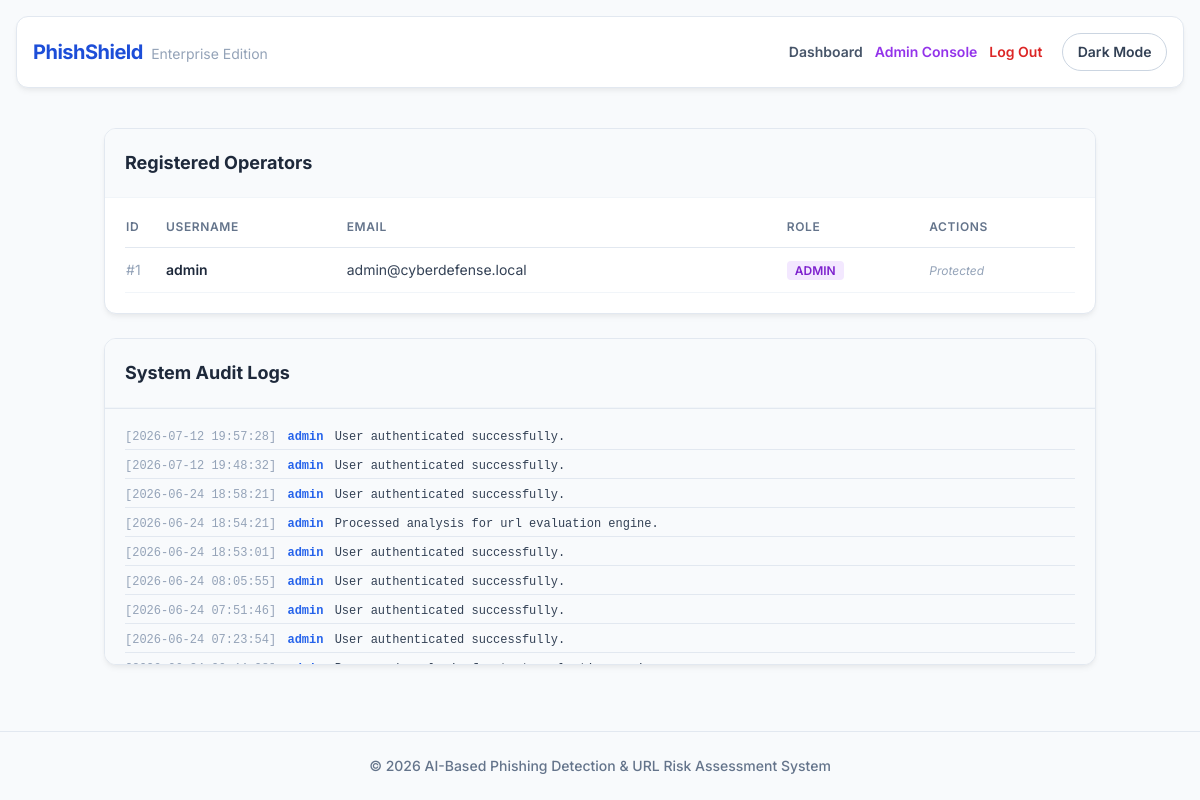
Page /admin (signed in) on the earlier database version.
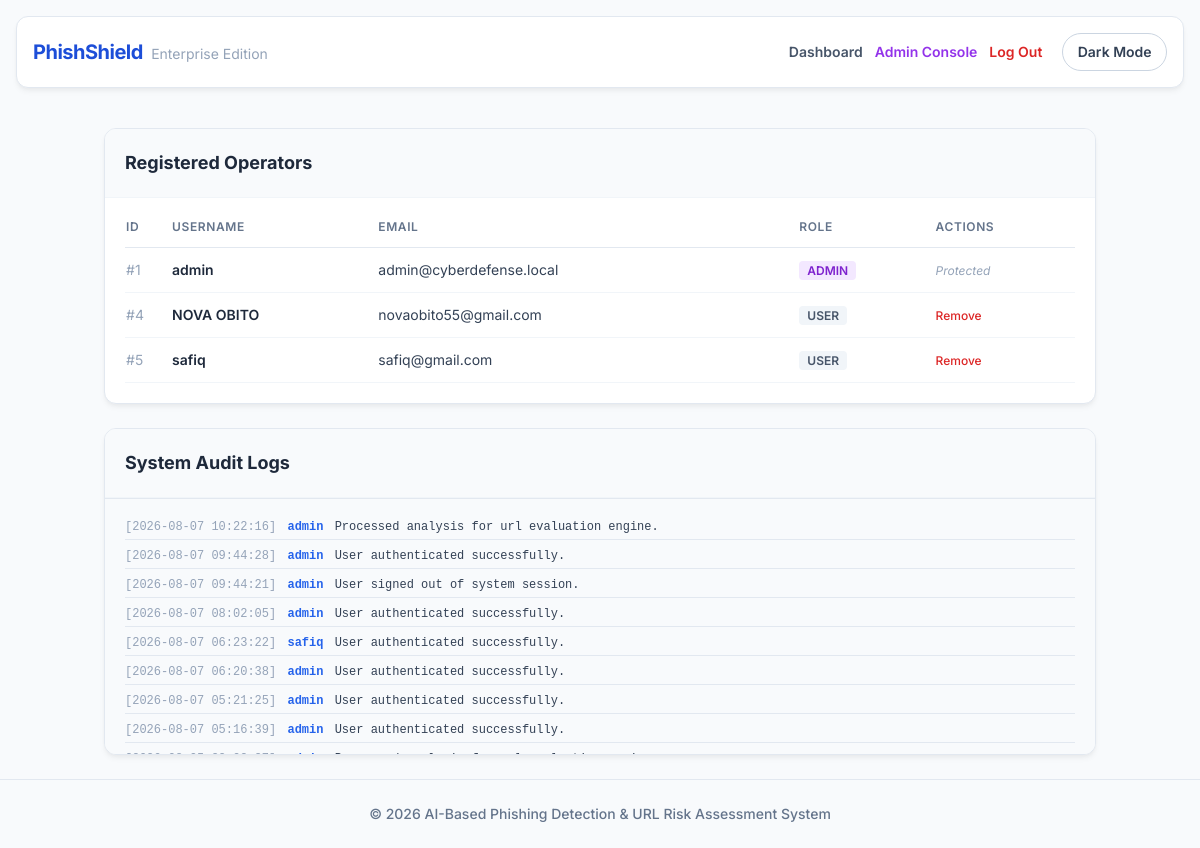
Same page on the later database version.
### tables this page shows
CREATE TABLE users (
            id INTEGER PRIMARY KEY AUTOINCREMENT,
            username TEXT UNIQUE NOT NULL,
            email TEXT UNIQUE NOT NULL,
            password TEXT NOT NULL,
            role TEXT DEFAULT 'user'
        );

CREATE TABLE logs (
            id INTEGER PRIMARY KEY AUTOINCREMENT,
            user_id INTEGER,
            action TEXT,
            timestamp DATETIME DEFAULT CURRENT_TIMESTAMP
        );

### app.py (the view)
@app.route('/admin')
def admin_panel():
    if 'role' not in session or session['role'] != 'admin':
        return "Access Violation. Privileged personnel authorization vector required.", 403
    conn = sqlite3.connect(DB_PATH)
    c = conn.cursor()
    c.execute("SELECT id, username, email, role FROM users")
    all_users = c.fetchall()
    c.execute('''
        SELECT logs.id, users.username, logs.action, logs.timestamp
        FROM logs LEFT JOIN users ON logs.user_id = users.id
        ORDER BY logs.timestamp DESC LIMIT 50
    ''')
    system_logs = c.fetchall()
    conn.close()
    return render_template('admin.html', users=all_users, logs=system_logs)

### templates/admin.html
{% extends 'layout.html' %}
{% block content %}
<div class="space-y-6">
    <div class="card p-0 overflow-hidden">
        <div class="p-5 border-b border-slate-100 bg-slate-50">
            <h2 class="text-lg font-bold text-slate-800">Registered Operators</h2>
        </div>
        <div class="p-5">
            <table class="w-full text-left text-sm">
                <thead>
                    <tr class="text-slate-500 uppercase text-xs tracking-wider border-b border-slate-200">
                        <th class="pb-3 font-semibold">ID</th>
                        <th class="pb-3 font-semibold">Username</th>
                        <th class="pb-3 font-semibold">Email</th>
                        <th class="pb-3 font-semibold">Role</th>
                        <th class="pb-3 font-semibold">Actions</th>
                    </tr>
                </thead>
                <tbody class="text-slate-700">
                    {% for user in users %}
                    <tr class="border-b border-slate-100">
                        <td class="py-3 text-slate-400">#{{ user[0] }}</td>
                        <td class="py-3 font-semibold text-slate-800">{{ user[1] }}</td>
                        <td class="py-3">{{ user[2] }}</td>
                        <td class="py-3">
                            <span class="px-2 py-0.5 rounded text-xs font-semibold {% if user[3] == 'admin' %}bg-purple-100 text-purple-700{% else %}bg-slate-100 text-slate-600{% endif %}">
                                {{ user[3] | upper }}
                            </span>
                        </td>
                        <td class="py-3">
                            {% if user[3] != 'admin' %}
                            <a href="{{ url_for('delete_user', user_id=user[0]) }}" class="text-red-600 hover:text-red-800 font-medium text-xs">Remove</a>
                            {% else %}
                            <span class="text-slate-400 text-xs italic">Protected</span>
                            {% endif %}
                        </td>
                    </tr>
                    {% endfor %}
                </tbody>
            </table>
        </div>
    </div>
    <div class="card p-0 overflow-hidden">
        <div class="p-5 border-b border-slate-100 bg-slate-50">
            <h2 class="text-lg font-bold text-slate-800">System Audit Logs</h2>
        </div>
        <div class="p-5 bg-slate-50 h-64 overflow-y-auto font-mono text-xs text-slate-600 space-y-2 border-t border-slate-200">
            {% for log in logs %}
            <div class="border-b border-slate-200 pb-1">
                <span class="text-slate-400">[{{ log[3] }}]</span>
                <span class="text-blue-600 font-semibold mx-1">{{ log[1] or "SYSTEM" }}</span>
                <span class="text-slate-700">{{ log[2] }}</span>
            </div>
            {% endfor %}
        </div>
    </div>
</div>
{% endblock %}

Differences in the rows shown:
no longer on this page (row unchanged): logs: timestamp "2026-07-12 19:57:28", username "admin", action "User authenticated successfully."
no longer on this page (row unchanged): logs: timestamp "2026-07-12 19:48:32", username "admin", action "User authenticated successfully."
no longer on this page (row unchanged): logs: timestamp "2026-06-24 18:58:21", username "admin", action "User authenticated successfully."
no longer on this page (row unchanged): logs: timestamp "2026-06-24 18:54:21", username "admin", action "Processed analysis for url evaluation engine."
no longer on this page (row unchanged): logs: timestamp "2026-06-24 18:53:01", username "admin", action "User authenticated successfully."
no longer on this page (row unchanged): logs: timestamp "2026-06-24 08:05:55", username "admin", action "User authenticated successfully."
no longer on this page (row unchanged): logs: timestamp "2026-06-24 07:51:46", username "admin", action "User authenticated successfully."
no longer on this page (row unchanged): logs: timestamp "2026-06-24 07:23:54", username "admin", action "User authenticated successfully."
added users: id "4", username "NOVA OBITO", email "novaobito55@gmail.com", role "USER"
added users: id "5", username "safiq", email "safiq@gmail.com", role "USER"
added logs: timestamp "2026-08-07 10:22:16", username "admin", action "Processed analysis for url evaluation engine."
added logs: timestamp "2026-08-07 09:44:28", username "admin", action "User authenticated successfully."
added logs: timestamp "2026-08-07 09:44:21", username "admin", action "User signed out of system session."
added logs: timestamp "2026-08-07 08:02:05", username "admin", action "User authenticated successfully."
added logs: timestamp "2026-08-07 06:23:22", username "safiq", action "User authenticated successfully."
added logs: timestamp "2026-08-07 06:20:38", username "admin", action "User authenticated successfully."
added logs: timestamp "2026-08-07 05:21:25", username "admin", action "User authenticated successfully."
added logs: timestamp "2026-08-07 05:16:39", username "admin", action "User authenticated successfully."
